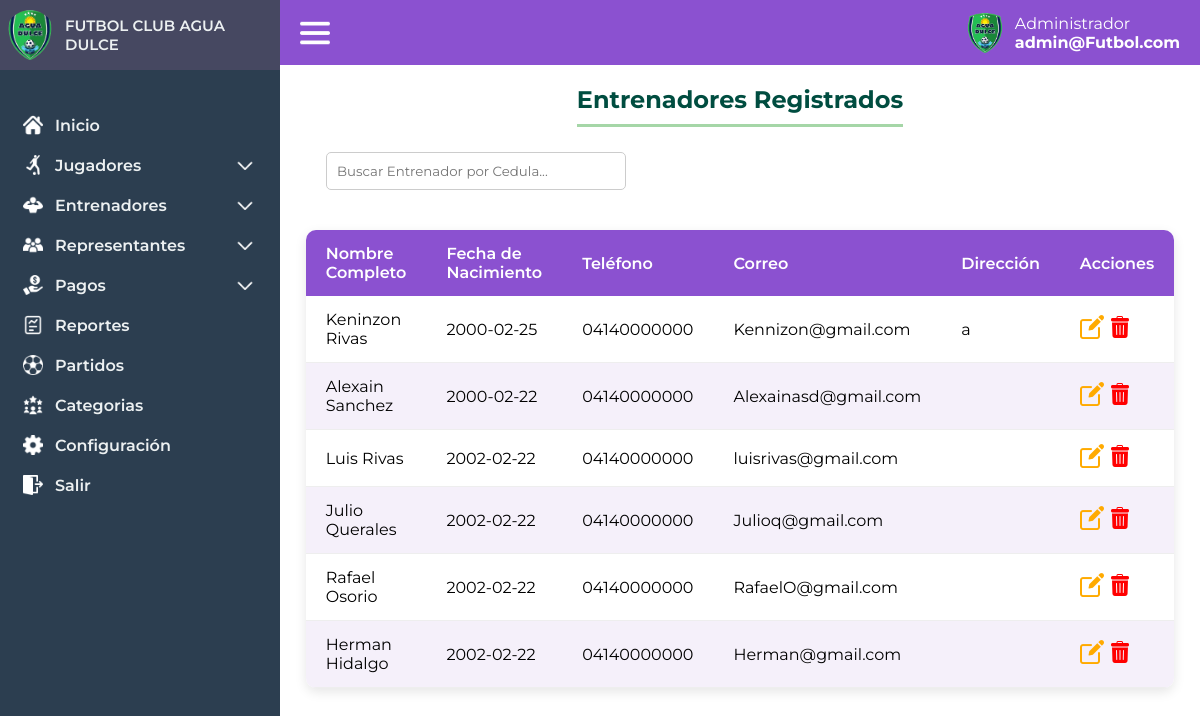
The app's page /administrador/entrenadores_lista (signed in) with its own data.
### tables this page shows
CREATE TABLE `entrenadores` (
  `id` int(11) NOT NULL,
  `nombre_completo` varchar(100) NOT NULL,
  `cedula` varchar(20) NOT NULL,
  `telefono` varchar(20) DEFAULT NULL,
  `correo` varchar(100) DEFAULT NULL,
  `fecha_nacimiento` date NOT NULL,
  `direccion` text NOT NULL,
  `foto` varchar(255) NOT NULL
);

### controlador/vistas.php (called while the page is built, shortened)
<?php
class vistas
{
    function vistan($vista){
        require "vistas/".$vista.".php";
    }
}
?>

### controlador/administrador.php (called while the page is built, shortened)
<?php
require_once "modelo/adminmodel.php";
class administrador extends vistas{
        public function entrenadores_lista() {
            $this->trainers = adminModel::getTrainers();
            $this->vistan('administrador/trainer_list');
        }
}
?>

### modelo/database.php (called while the page is built, shortened)
<?php
    class Database
    {
        public static function getDatabase(){
            try {
                $db = new PDO("mysql:host=localhost;dbname=futbolclub", "root", "");
                return $db;
            } catch (Exception $e) {
                return false;
            }
        }
    }
    ?>

### modelo/adminmodel.php (called while the page is built, shortened)
<?php
    require_once "database.php";
    class adminModel extends Database
    {
    public static function getTrainers() {
        try {
            $stmt = Database::getDatabase()->prepare("
                SELECT * FROM entrenadores
            ");
            $stmt->execute();
            return $stmt->fetchAll(PDO::FETCH_ASSOC);
        } catch (PDOException $e) {
            return null;
        }
    }
}
?>

### vistas/administrador/trainer_list.php (the view, shortened to what this page needs)
<!DOCTYPE html>
<html lang="es">
<head>
    <link rel="stylesheet" href="/FutbolClub/assets/css/index.css">
    <link rel="stylesheet" href="/FutbolClub/assets/css/players.css">
    <link rel="stylesheet" href="/FutbolClub/assets/css/toastr.min.css">
</head>
<body>
     <?php include("vistas/layout/header.php") ?>
    <main class="index-main" id="index-main">
    <?php include('vistas/layout/session.php'); ?>
        <div class="playerlist-container">
            <h2>Entrenadores Registrados</h2>
            <div class="playerlist-actions">
                <input type="text" id="search-player" placeholder="Buscar Entrenador por Cedula..." onkeyup="filtrarTabla()">
            </div>
            <table class="player-table" id="player-table">
                <thead>
                    <tr>
                        <th>Nombre Completo</th>
                        <th>Fecha de Nacimiento</th>
                        <th>Teléfono</th>
                        <th>Correo</th>
                        <th>Dirección</th>
                        <th>Acciones</th>
                    </tr>
                </thead>
                <tbody id="player-list">
                    <?php
        if (empty($this->trainers)) {
            echo '<tr><td colspan="6">No hay entrenadores registrados.</td></tr>';
        } else {
            foreach ($this->trainers as $entrenador) {
                echo '<tr>';
                echo '<td>' . htmlspecialchars($entrenador['nombre_completo']) . '</td>';
                echo '<td>' . htmlspecialchars($entrenador['fecha_nacimiento']) . '</td>';
                echo '<td>' . htmlspecialchars($entrenador['telefono']) . '</td>';
                echo '<td>' . htmlspecialchars($entrenador['correo']) . '</td>';
                echo '<td>' . htmlspecialchars($entrenador['direccion']) . '</td>';
                echo '<td>
                        <a class="edit-trainer" data-id="' . htmlspecialchars($entrenador['id']) . '"><img src="/FutbolClub/assets/img/editar.png" alt=""></a>
                        <a class="delete-trainer" data-id="' . htmlspecialchars($entrenador['id']) . '" data-name="' . htmlspecialchars($entrenador['nombre_completo']) . '"><img src="/FutbolClub/assets/img/papelera.png" alt=""></a>
                      </td>';
                echo '</tr>';
            }
        }
        ?>
                </tbody>
            </table>
        </div>
    </main>
</body>
</html>

### assets/css/index.css (style rules this page uses)
* { box-sizing: border-box; margin: 0; padding: 0; font-family: "Montserrat", sans-serif; }
:root { --color-bg-dark:#2c3e50 ; --color-bg-dark2:#464861 ; }
.index-main { margin-left: 280px; transition: margin-left 0.3s ease-in-out; }
h2 { color: #004d40; border-bottom: 3px solid #a5d6a7; padding-bottom: 10px; margin-bottom: 25px; font-size: 24px; }

### assets/css/players.css (style rules this page uses)
.playerlist-container { display: flex; flex-direction: column; align-items: center; margin-top: 20px; }
.player-table { width: 90%; border-collapse: separate; border-spacing: 0; margin-top: 20px; font-family: 'Segoe UI', Tahoma, Geneva, Verdana, sans-serif; box-shadow: 0 4px 12px rgba(0,0,0,0.1); border-radius: 10px; overflow: hidden; }
.player-table th, .player-table td { padding: 14px 20px; text-align: left; }
.player-table th { background: #8b51d0; color: #fff; font-weight: 600; }
.player-table tr:nth-child(even) { background: #f5f0fa; }
.player-table tr:nth-child(odd) { background: #ffffff; }
.player-table td { border-bottom: 1px solid #eee; }
.playerlist-actions { display: flex; justify-content: space-between; width: 90%; margin-bottom: 20px; }
.playerlist-actions input[type="text"] { padding: 10px; border: 1px solid #ccc; border-radius: 5px; width: 300px; }

### records on screen
entrenadores: nombre_completo "Keninzon Rivas", fecha_nacimiento "2000-02-25", telefono "04140000000", correo "Kennizon@gmail.com", direccion "a"
entrenadores: nombre_completo "Alexain Sanchez", fecha_nacimiento "2000-02-22", telefono "04140000000", correo "Alexainasd@gmail.com"
entrenadores: nombre_completo "Luis Rivas", fecha_nacimiento "2002-02-22", telefono "04140000000", correo "luisrivas@gmail.com"
entrenadores: nombre_completo "Julio Querales", fecha_nacimiento "2002-02-22", telefono "04140000000", correo "Julioq@gmail.com"
entrenadores: nombre_completo "Rafael Osorio", fecha_nacimiento "2002-02-22", telefono "04140000000", correo "RafaelO@gmail.com"
entrenadores: nombre_completo "Herman Hidalgo", fecha_nacimiento "2002-02-22", telefono "04140000000", correo "Herman@gmail.com"
